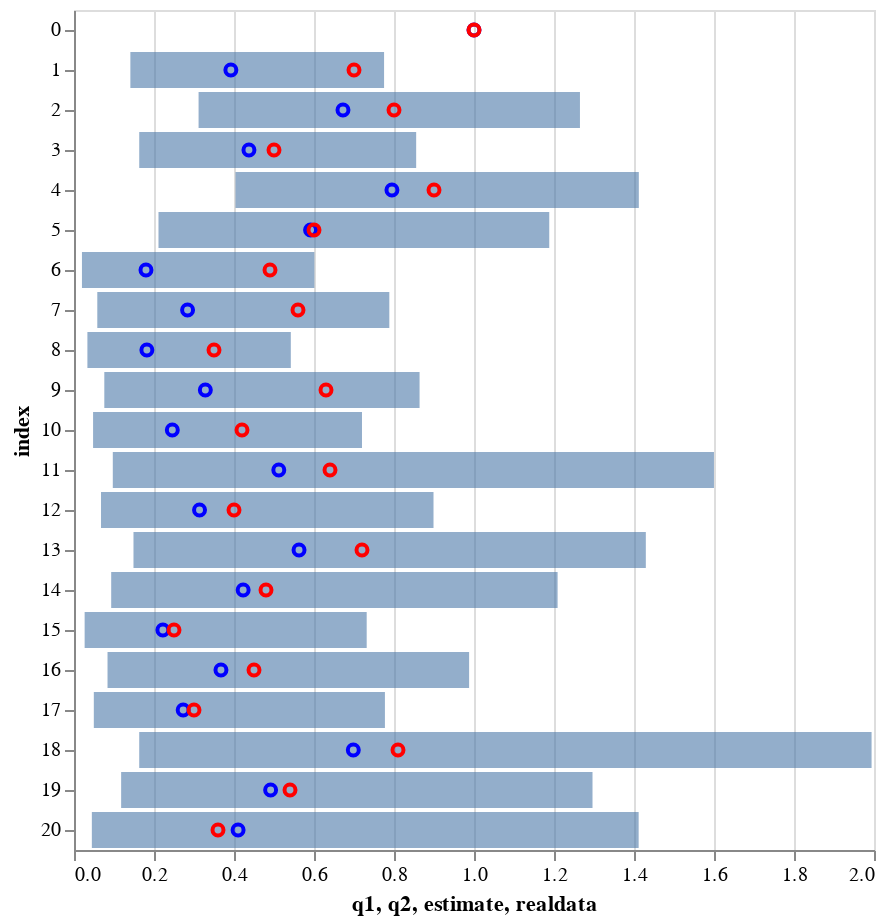

The code cell stored with this chart in its notebook:
### Code cell
c1 = alt.Chart(df).mark_bar(
opacity=0.6).encode(
    x='q1',
    x2='q2',
    y='index:N'
)
c2 = alt.Chart(df).mark_point(
opacity=1,
color='blue').encode(
    x='estimate',
    y='index:N'
)
c3 = alt.Chart(df).mark_point(
opacity=1,
color='red').encode(
    x='realdata',
    y='index:N'
)
c1+c2+c3

# red real data
# blue MCMC samples

### Figure 1 — Vega-Lite specification as saved in the notebook (floating-point values rounded to 4 significant figures)
{"config": {"view": {"continuousWidth": 400, "continuousHeight": 300}}, "layer": [{"mark": {"type": "bar", "opacity": 0.6}, "encoding": {"x": {"type": "quantitative", "field": "q1"}, "x2": {"field": "q2"}, "y": {"type": "nominal", "field": "index"}}}, {"mark": {"type": "point", "color": "blue", "opacity": 1}, "encoding": {"x": {"type": "quantitative", "field": "estimate"}, "y": {"type": "nominal", "field": "index"}}}, {"mark": {"type": "point", "color": "red", "opacity": 1}, "encoding": {"x": {"type": "quantitative", "field": "realdata"}, "y": {"type": "nominal", "field": "index"}}}], "data": {"name": "data-5f258501e7f43e813437de34f046192d"}, "$schema": "https://vega.github.io/schema/vega-lite/v4.8.1.json", "datasets": {"data-5f258501e7f43e813437de34f046192d": [{"index": 0, "estimate": 1.0, "q1": 1.0, "q2": 1.0, "realdata": 1.0}, {"index": 1, "estimate": 0.3922, "q1": 0.1409, "q2": 0.7752, "realdata": 0.7}, {"index": 2, "estimate": 0.6724, "q1": 0.3114, "q2": 1.265, "realdata": 0.8}, {"index": 3, "estimate": 0.4374, "q1": 0.1631, "q2": 0.8554, "realdata": 0.5}, {"index": 4, "estimate": 0.7949, "q1": 0.4038, "q2": 1.412, "realdata": 0.9}, {"index": 5, "estimate": 0.5914, "q1": 0.2112, "q2": 1.188, "realdata": 0.6}, {"index": 6, "estimate": 0.1799, "q1": 0.01987, "q2": 0.6009, "realdata": 0.49}, {"index": 7, "estimate": 0.2839, "q1": 0.05823, "q2": 0.7883, "realdata": 0.56}, {"index": 8, "estimate": 0.1822, "q1": 0.03349, "q2": 0.542, "realdata": 0.35}, {"index": 9, "estimate": 0.3283, "q1": 0.07579, "q2": 0.8639, "realdata": 0.63}, {"index": 10, "estimate": 0.2458, "q1": 0.04769, "q2": 0.72, "realdata": 0.42}, {"index": 11, "estimate": 0.512, "q1": 0.097, "q2": 1.6, "realdata": 0.64}, {"index": 12, "estimate": 0.3138, "q1": 0.06754, "q2": 0.8988, "realdata": 0.4}, {"index": 13, "estimate": 0.5626, "q1": 0.1487, "q2": 1.43, "realdata": 0.72}, {"index": 14, "estimate": 0.4229, "q1": 0.093, "q2": 1.209, "realdata": 0.48}, {"index": 15, "estimate": 0.2222, "q1": 0.0266, "q2": 0.7317, "realdata": 0.25}, {"index": 16, "estimate": 0.3674, "q1": 0.08381, "q2": 0.9878, "realdata": 0.45}, {"index": 17, "estimate": 0.2729, "q1": 0.04954, "q2": 0.7773, "realdata": 0.3}, {"index": 18, "estimate": 0.6983, "q1": 0.1631, "q2": 1.994, "realdata": 0.81}, {"index": 19, "estimate": 0.4915, "q1": 0.1179, "q2": 1.296, "realdata": 0.54}, {"index": 20, "estimate": 0.4102, "q1": 0.04462, "q2": 1.412, "realdata": 0.36}]}}
